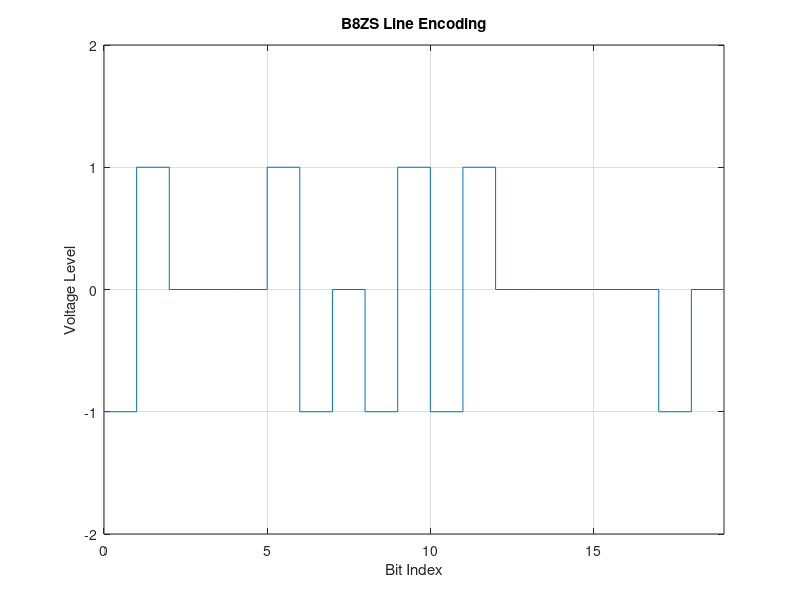

Here is the MATLAB script that generated this plot:
clc;
clear;
close all;

% Input binary sequence

input = [1 1 0 0 0 0 0 0 0 0 1 1 0 0 0 0 0 1 0];
n=length(input);

% Initialize
output = [];  % Final encoded signal
last_polarity = 1;  % previous bit is positive (as per question)

i = 1;
while i <= n
    if i <= n - 7 && all(input(i:i+7) == 0)
        % Insert B8ZS violation pattern
        % Pattern: 000VB0VB (based on previous polarity)
        if last_polarity == 1
            % Previous was positive ->
            % pattern: 000+-0-+
            output = [output 0 0 0 1 -1 0 -1 1];
            last_polarity = 1; % Violations end with +1
        else
            % Previous was negative -> pattern: 000-+0+-
            output = [output 0 0 0 -1 1 0 1 -1];
            last_polarity = -1; % Violations end with -1
        endif
        i = i + 8;
    else
        if input(i) == 0
            output = [output 0];
        else
            % Alternate polarity for '1's
            last_polarity = -last_polarity;
            output = [output last_polarity];
        endif
        i = i + 1;
    endif
end

% Plotting
t = 0:1:length(output);

stairs(t, [output output(end)]); % Stairs is mostly like plot guys but plot need those stupid
                                 % for loop lines like (i+1)*100 to look like binary bits
axis([0 length(output) -2 +2])
grid on;
xlabel('Bit Index');
ylabel('Voltage Level');
title('B8ZS Line Encoding');



